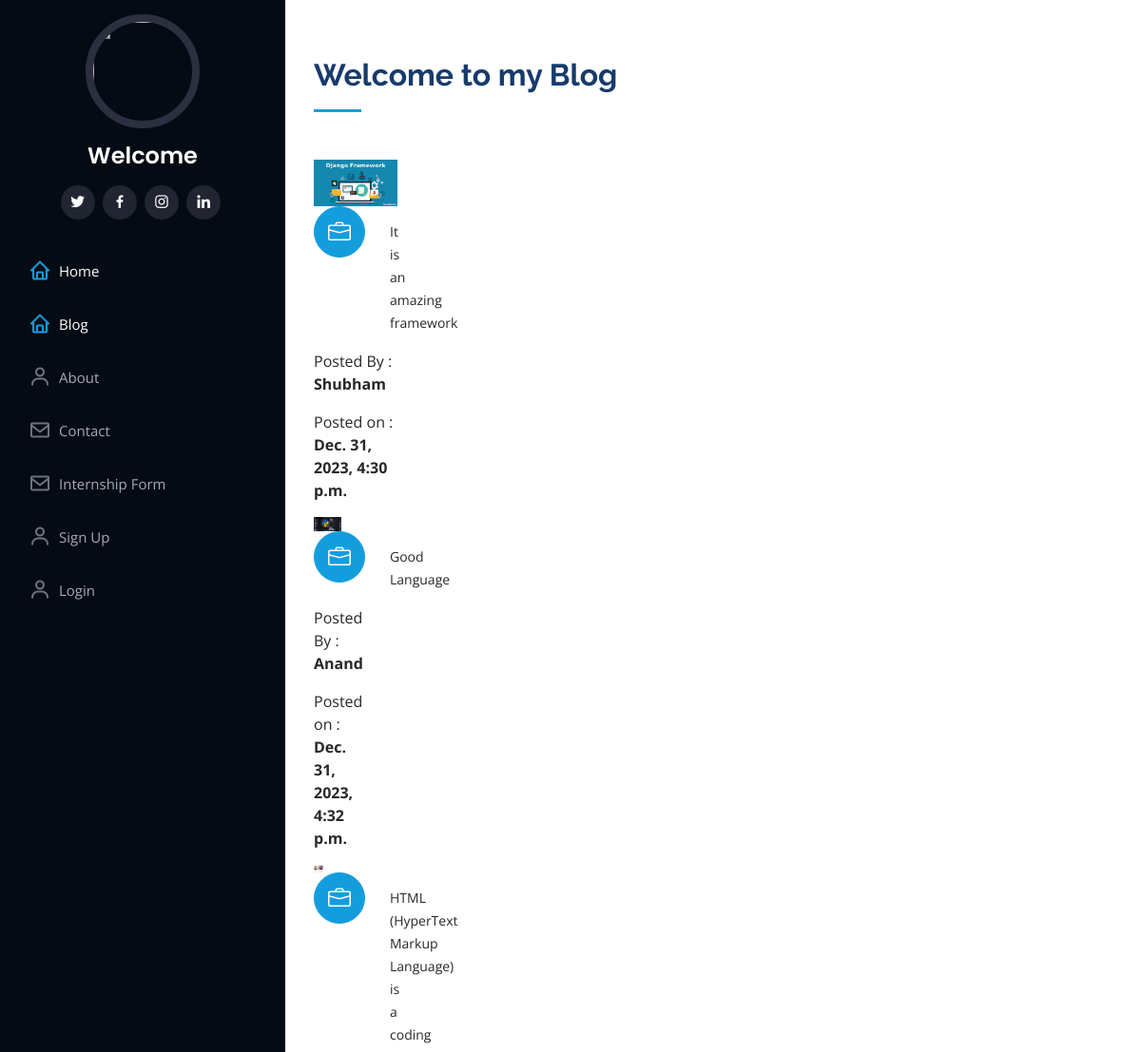
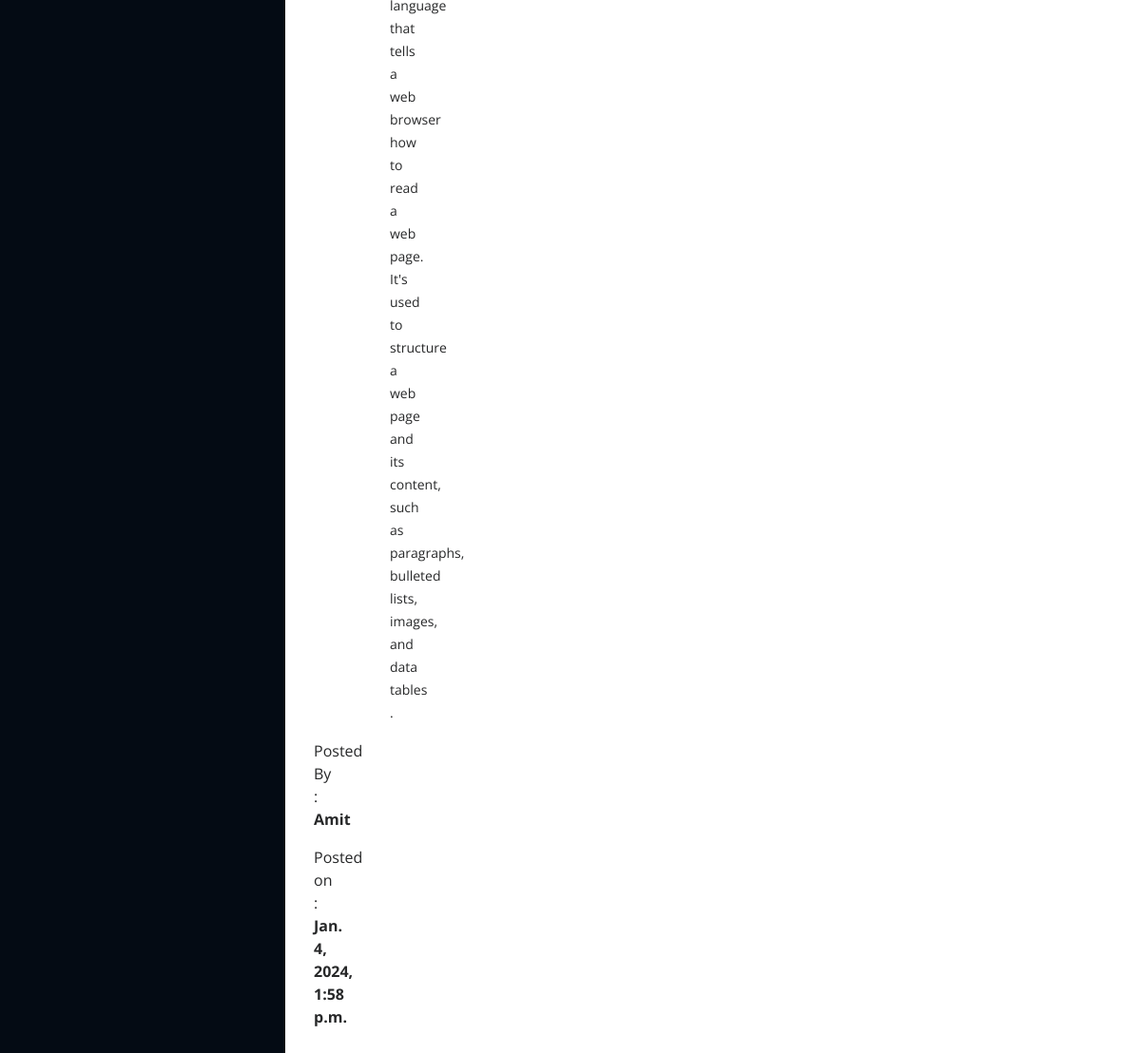
Page /blog on the committed database (2 pictures, top to bottom).
### portfolio/models.py (models this page shows, shortened)
class Blogs(models.Model):
    title = models.CharField(max_length=70)
    description = models.TextField()
    authname = models.CharField(max_length=15)
    img = models.ImageField(upload_to='blog', blank=True, null=True)
    timeStamp = models.DateTimeField(auto_now_add=True, blank=True)

### portfolio/views.py (the view)
# urls.py: path('blog', views.handleblog, name='handleblog'),
def handleblog(request):
    posts = Blogs.objects.all()
    context = {"posts": posts}
    return render(request, 'handleblog.html', context)

### templates/handleblog.html (shortened to what this page needs)
{% extends 'basic.html' %}
{% block body  %}
{% load static  %}
<section id="services" class="services">
      <div class="container">
        <div class="section-title">
          <h2>Welcome to my Blog</h2>
        </div>
        <div class="row">
{% for post in posts %}
          <div class="col-lg-4 col-md-6 icon-box" data-aos="fade-up">
              <div class="col-lg-4 " data-aos="fade-up">
                <img src="{{post.img.url}}" class="img-fluid" alt="no-image">
              <br>
            <div class="icon"><i class="bi bi-briefcase"></i></div>
            <p class="description">{{post.description}}</p>
            <p>Posted By : <b> {{post.authname}} </b> </p>
            <p>Posted on : <b> {{post.timeStamp}} </b> </p>
          </div>
{% endfor %}
</section>
{% endblock body %}

### templates/basic.html (shortened to what this page needs)
{% load static %}
<html lang="en">
<head>
  <link href="{% static 'assets/vendor/aos/aos.css' %}" rel="stylesheet">
  <link href="{% static 'assets/vendor/bootstrap/css/bootstrap.min.css' %}" rel="stylesheet">
  <link href="{% static 'assets/vendor/bootstrap-icons/bootstrap-icons.css' %}" rel="stylesheet">
  <link href="{% static 'assets/vendor/boxicons/css/boxicons.min.css' %}" rel="stylesheet">
  <link href="{% static 'assets/vendor/glightbox/css/glightbox.min.css' %}" rel="stylesheet">
  <link href="{% static 'assets/vendor/swiper/swiper-bundle.min.css' %}" rel="stylesheet">
  <link href="{% static 'assets/css/style.css' %}" rel="stylesheet">
</head>
<body>
  <header id="header">
    <div class="d-flex flex-column">
      <div class="profile">
        <img src="{% static 'assets/img/home.jpg' %}" alt="" class="img-fluid rounded-circle">
        <h1 class="text-light"><a href="index.html"> Welcome {{user.username}}</a></h1>
        <div class="social-links mt-3 text-center">
          <a href="#" class="twitter"><i class="bx bxl-twitter"></i></a>
          <a href="#" class="facebook"><i class="bx bxl-facebook"></i></a>
          <a href="#" class="instagram"><i class="bx bxl-instagram"></i></a>
          <a href="https://www.linkedin.com/in/shubham-choudhary6268121361/"
             class="linkedin"><i class="bx bxl-linkedin"></i></a>
        </div>
      </div>
      <nav id="navbar" class="nav-menu navbar">
        <ul>
          <li><a href="/" class="nav-link scrollto active"><i class="bx bx-home"></i> <span>Home</span></a></li>
          <li><a href="/blog" class="nav-link scrollto active"><i class="bx bx-home"></i> <span>Blog</span></a></li>
          <li><a href="/about" class="nav-link scrollto"><i class="bx bx-user"></i> <span>About</span></a></li>
          <li><a href="/contact" class="nav-link scrollto"><i class="bx bx-envelope"></i> <span>Contact</span></a></li>
          <li><a href="/Internshipdetails" class="nav-link scrollto"><i class="bx bx-envelope"></i>
            <span>Internship Form</span></a></li>
          {% if not request.user.is.authenticated %}
          <li><a href="/auth/signup" class="nav-link scrollto"><i class="bx bx-user"></i> <span>Sign Up</span></a></li>
          <li><a href="/auth/login" class="nav-link scrollto"><i class="bx bx-user"></i> <span>Login</span></a></li>
          {% else %}
          <li><a href="/auth/logout/" class="nav-link scrollto"><i class="bx bx-user"></i> <span>Logout</span></a></li>
          {% endif %}
        </ul>
      </nav>
    </div>
  </header>
  <main id="main">
      {% block body  %}
      {% endblock body   %}
</body>
</html>

### static/assets/css/style.css (style rules this page uses)
body { font-family: "Open Sans", sans-serif; color: #272829; }
a { color: #149ddd; text-decoration: none; }
h1, h2, h3, h4, h5, h6 { font-family: "Raleway", sans-serif; }
#header { position: fixed; top: 0; left: 0; bottom: 0; width: 300px; transition: all ease-in-out 0.5s; z-index: 9997; transition: all 0.5s; padding: 0 15px; background: #040b14; overflow-y: auto; }
#header .profile img { margin: 15px auto; display: block; width: 120px; border: 8px solid #2c2f3f; }
#header .profile h1 { font-size: 24px; margin: 0; padding: 0; font-weight: 600; -moz-text-align-last: center; text-align-last: center; font-family: "Poppins", sans-serif; }
#header .profile h1 a, #header .profile h1 a:hover { color: #fff; text-decoration: none; }
#header .profile .social-links a { font-size: 18px; display: inline-block; background: #212431; color: #fff; line-height: 1; padding: 8px 0; margin-right: 4px; border-radius: 50%; text-align: center; width: 36px; height: 36px; transition: 0.3s; }
#main { margin-left: 300px; }
.container, .container-fluid { padding-left: 30px; padding-right: 30px; }
.nav-menu { padding: 30px 0 0 0; }
.nav-menu * { margin: 0; padding: 0; list-style: none; }
.nav-menu>ul>li { position: relative; white-space: nowrap; }
.nav-menu a, .nav-menu a:focus { display: flex; align-items: center; color: #a8a9b4; padding: 12px 15px; margin-bottom: 8px; transition: 0.3s; font-size: 15px; }
.nav-menu a i, .nav-menu a:focus i { font-size: 24px; padding-right: 8px; color: #6f7180; }
.nav-menu a:hover, .nav-menu .active, .nav-menu .active:focus, .nav-menu li:hover>a { text-decoration: none; color: #fff; }
.nav-menu a:hover i, .nav-menu .active i, .nav-menu .active:focus i, .nav-menu li:hover>a i { color: #149ddd; }
section { padding: 60px 0; overflow: hidden; }
.section-title { padding-bottom: 30px; }
.section-title h2 { font-size: 32px; font-weight: bold; margin-bottom: 20px; padding-bottom: 20px; position: relative; color: #173b6c; }
.section-title h2::after { content: ""; position: absolute; display: block; width: 50px; height: 3px; background: #149ddd; bottom: 0; left: 0; }
.services .icon-box { margin-bottom: 20px; }
.services .icon { float: left; display: flex; align-items: center; justify-content: center; width: 54px; height: 54px; background: #149ddd; border-radius: 50%; transition: 0.5s; border: 1px solid #149ddd; }
.services .icon i { color: #fff; font-size: 24px; line-height: 0; }
.services .description { margin-left: 80px; line-height: 24px; font-size: 14px; }

### rows in the picture
Blogs: img (picture), description "It is an amazing framework", authname "Shubham", timeStamp "Dec. 31, 2023, 4:30 p.m."
Blogs: img (picture), description "Good Language", authname "Anand", timeStamp "Dec. 31, 2023, 4:32 p.m."
Blogs: img (picture), description "HTML (HyperText Markup Language) is a coding language that tells a web browser how to read a web page. It's used to structure a web page and its content, such as paragraphs, bulleted lists, images, and data tables .", authname "Amit", timeStamp "Jan. 4, 2024, 1:58 p.m."
